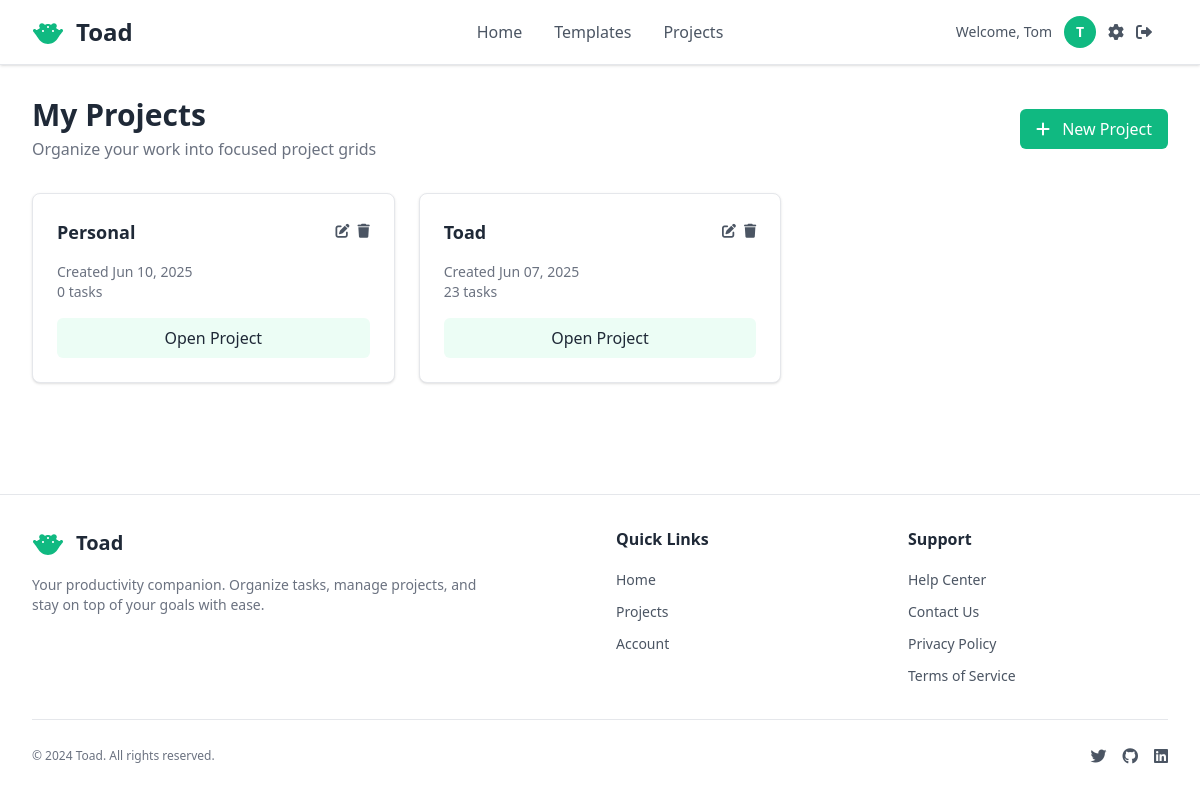
The app's page /projects/ (signed in), older data.
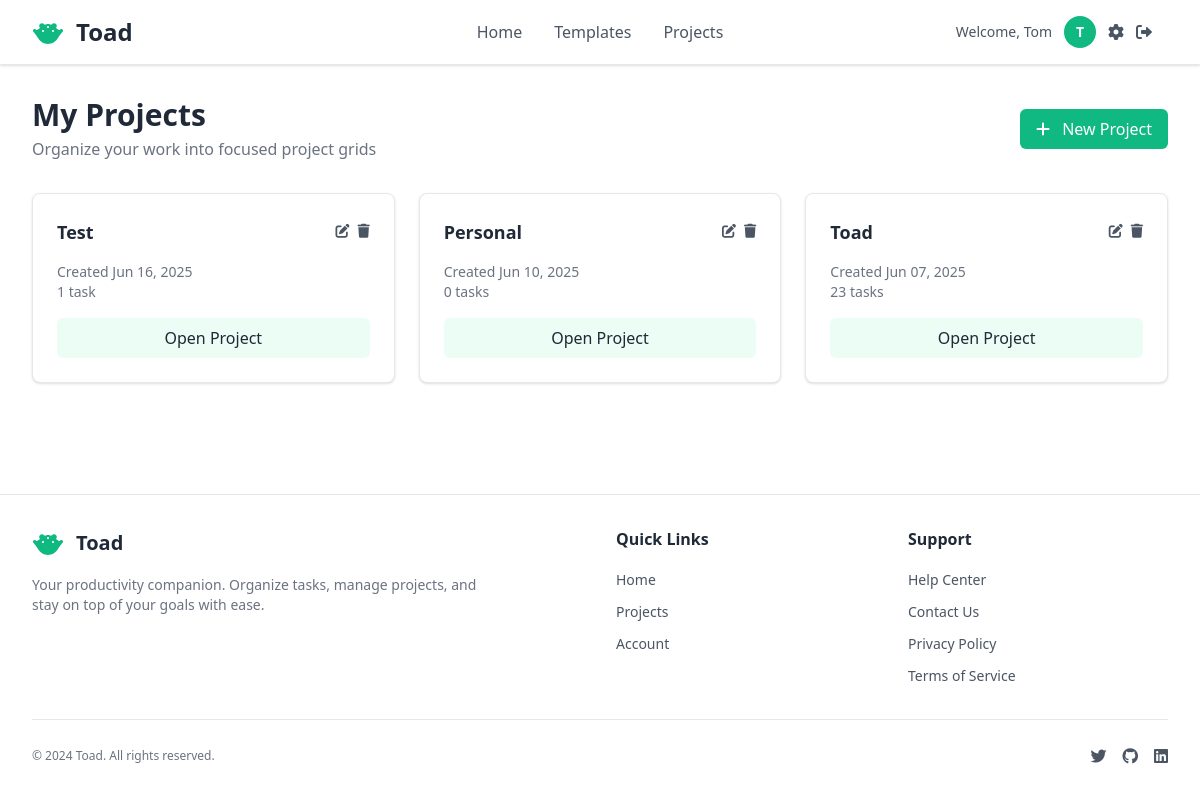
The same page, newer data.
### pages/models.py (models this page shows, shortened)
class Project(models.Model):
    user = models.ForeignKey(User, on_delete=models.CASCADE, related_name='toad_projects')
    name = models.CharField(max_length=100)
    created_at = models.DateTimeField(auto_now_add=True)
    updated_at = models.DateTimeField(auto_now=True)
    class Meta:
        ordering = ['-created_at']

### pages/views.py (the view)
# urls.py: path('projects/', views.project_list_view, name='project_list'),
@login_required
def project_list_view(request):
    projects = Project.objects.filter(user=request.user)
    return render(request, 'pages/grid/overview/project_list.html', {'projects': projects})

### accounts/models.py (called while the page is built)
    def get_short_name(self):
        return self.first_name

### pages/templates/pages/grid/overview/project_list.html (shortened to what this page needs)
{% extends "pages/layout.html" %}
{% block content %}
<div class="flex items-center justify-between mb-8">
    <div>
        <h1 class="text-3xl font-bold text-[var(--title-text)]">My Projects</h1>
        <p class="text-[var(--subtitle-text)] mt-1">Organize your work into focused project grids</p>
    </div>
    <a href="{% url 'pages:project_create' %}"
       class="bg-[var(--primary-action-bg)] hover:bg-[var(--primary-action-hover-bg)] text-[var(--primary-action-text)] px-4 py-2 rounded-md font-medium transition-colors">
        <i class="fas fa-plus mr-2"></i>
        New Project
    </a>
</div>
{% if projects %}
    <div class="grid grid-cols-1 md:grid-cols-2 lg:grid-cols-3 gap-6">
        {% for project in projects %}
            <div class="bg-[var(--container-bg)] border border-[var(--border-color)] rounded-lg shadow-sm hover:shadow-md transition-shadow">
                <div class="p-6">
                    <div class="flex items-start justify-between mb-4">
                        <h3 class="text-lg font-semibold text-[var(--title-text)] truncate">
                            {{ project.name }}
                        </h3>
                        <div class="flex space-x-2 ml-2">
                            <a href="{% url 'pages:project_edit' pk=project.pk %}"
                               class="text-[var(--text-secondary)] hover:text-[var(--primary-action-bg)] transition-colors"
                               title="Edit project">
                                <i class="fas fa-edit text-sm"></i>
                            </a>
                            <a href="{% url 'pages:project_delete' pk=project.pk %}"
                               class="text-[var(--text-secondary)] hover:text-[var(--delete-button-bg)] transition-colors"
                               title="Delete project">
                                <i class="fas fa-trash text-sm"></i>
                            </a>
                        </div>
                    </div>
                    <div class="text-sm text-[var(--subtitle-text)] mb-4">
                        <p>Created {{ project.created_at|date:"M d, Y" }}</p>
                        <p>{{ project.tasks.count }} task{{ project.tasks.count|pluralize }}</p>
                    </div>
                    <a href="{% url 'pages:project_grid' pk=project.pk %}"
                       class="block w-full text-center bg-[var(--task-bg)] hover:bg-[var(--task-hover-bg)] text-[var(--text-primary)] py-2 px-4 rounded-md font-medium transition-colors">
                        Open Project
                    </a>
                </div>
            </div>
        {% endfor %}
    </div>
{% endif %}
{% endblock %}

Row changes from the older to the newer data that the page shows:
added Project: name "Test", created_at "Jun 16, 2025", tasks.count "1"
